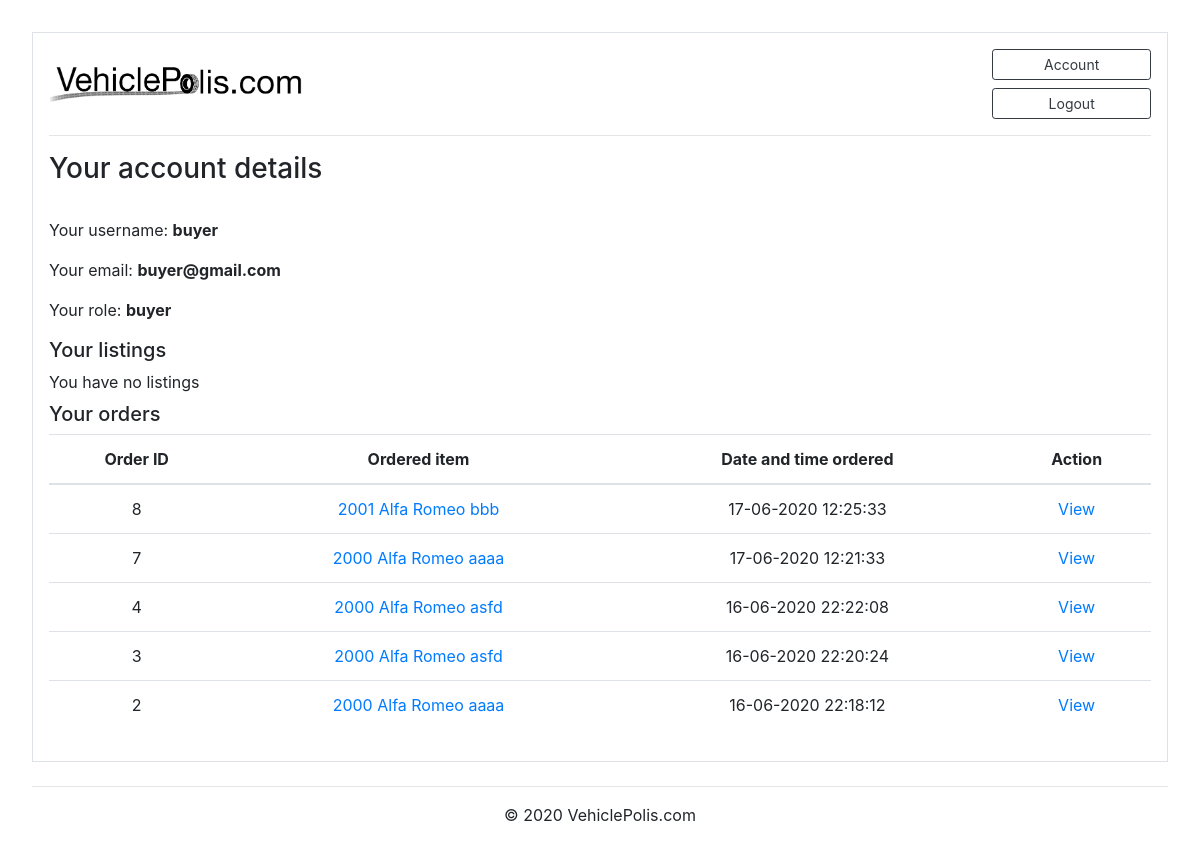
Page /account (signed in) on the earlier database version.
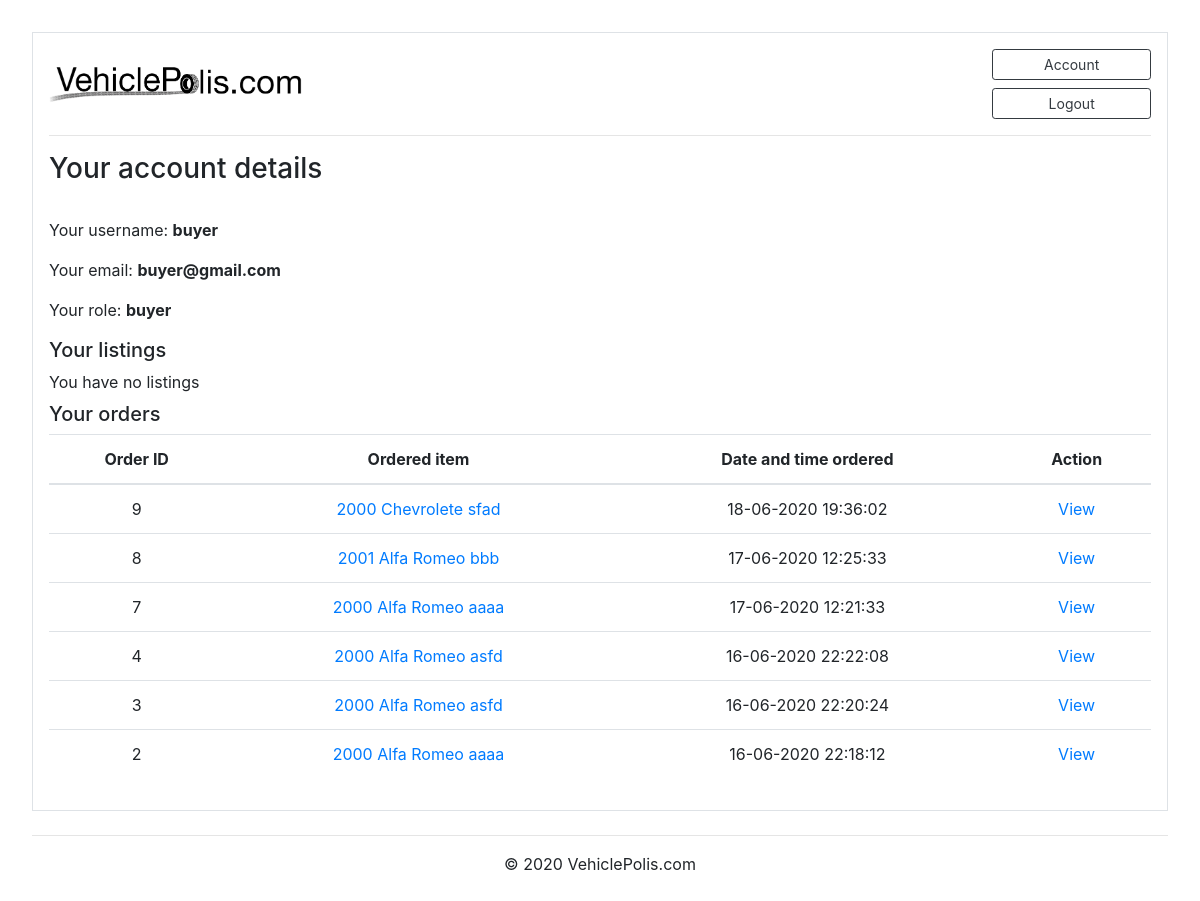
Same page on the later database version.
### marketplace/models.py (models this page shows, shortened)
class User(db.Model, UserMixin):
    id = db.Column(db.Integer, primary_key=True)
    username = db.Column(db.String(20), unique=True, nullable=False)
    email = db.Column(db.String(120), unique=True, nullable=False)
    password = db.Column(db.String(60), nullable=False)
    role = db.Column(db.String(10), unique=False, nullable=False) #not sure about this one, gotta figure out
    contact_number = db.Column(db.String(60), nullable=False)
    posts = db.relationship('Post', backref='author', lazy=True)
    orders = db.relationship('Order', backref='author', lazy=True)
    reviews = db.relationship('Review', backref='author', lazy=True)

class Order(db.Model):
    id = db.Column(db.Integer, primary_key=True)
    quantity = db.Column(db.Integer(), nullable=False)
    first_name = db.Column(db.String(100), nullable=False)
    last_name = db.Column(db.String(100), nullable=False)
    company_name = db.Column(db.String(100), nullable=True)
    address1 = db.Column(db.String(100), nullable=False)
    address2 = db.Column(db.String(100), nullable=False)
    suburb = db.Column(db.String(100), nullable=False)
    city = db.Column(db.String(100), nullable=False)
    state = db.Column(db.String(100), nullable=False)
    country = db.Column(db.String(100), nullable=False)
    phone = db.Column(db.String(100), nullable=False)
    email = db.Column(db.String(100), nullable=False)
    date_posted = db.Column(db.DateTime, nullable=False, default=datetime.now)
    item_id = db.Column(db.Integer, db.ForeignKey('post.id'), nullable=False)
    user_id = db.Column(db.Integer, db.ForeignKey('user.id'), nullable=False)
    reviews = db.relationship('Review', backref='order', lazy=True)

class Post(db.Model):
    id = db.Column(db.Integer, primary_key=True)
    condition = db.Column(db.String(100), nullable=False)
    title = db.Column(db.String(100), nullable=False)
    make = db.Column(db.String(100), nullable=False)
    model = db.Column(db.String(100), nullable=False)
    price = db.Column(db.Integer(), nullable=False)
    year = db.Column(db.Integer(), nullable=False)
    ODO = db.Column(db.Integer(), nullable=False)
    category = db.Column(db.String(100), nullable=False)
    fuel = db.Column(db.String(100), nullable=False)
    transmission = db.Column(db.String(100), nullable=False)
    quantity = db.Column(db.Integer(), nullable=False)
    date_posted = db.Column(db.DateTime, nullable=False, default=datetime.now)
    description = db.Column(db.Text, nullable=True)
    image_file = db.Column(db.String(20), nullable=False, default='default.png')
    user_id = db.Column(db.Integer, db.ForeignKey('user.id'), nullable=False)
    orders = db.relationship('Order', backref='item', lazy=True)
    reviews = db.relationship('Review', backref='item', lazy=True)

### marketplace/routes.py (the view)
@current_app.route("/account")
@login_required
def account():
    searchform = SearchForm()
    posts = Post.query.order_by(Post.id.desc()).filter(Post.author == current_user)
    orders = Order.query.order_by(Order.id.desc()).filter(Order.author == current_user)
    posts_count = Post.query.order_by(Post.id.desc()).filter(Post.author == current_user).count()
    orders_count = Order.query.order_by(Order.id.desc()).filter(Order.author == current_user).count()
    return render_template('account.html', searchform=searchform, posts=posts, orders=orders, posts_count=posts_count, orders_count=orders_count)

### marketplace/models.py (called while the page is built)
@login_manager.user_loader
def load_user(user_id):
    return User.query.get(int(user_id))

### marketplace/templates/account.html
{% extends "base.html" %}
{% block content %}
<h3 class="account-heading">Your account details</h3>
<br>
<p class="text"> Your username: <b>{{ current_user.username }}</p></b>
<p class="text"> Your email: <b>{{ current_user.email }}</p></b>
<p class="text"> Your role: <b>{{ current_user.role }}</p></b>
<h5>Your listings</h5>
{% if posts_count %}
  <table class="table text-center">
    <thead>
      <tr>
        <th>ID</th>
        <th>Info</th>
        <th>Date posted</th>
        <th>Action</th>
      </tr>
    </thead>
    <tbody>
        {% for post in posts %}
      <tr>
        <td>{{post.id}}</td>
        <td> <a href="{{ url_for('post', post_id=post.id) }}"> {{post.year}} {{post.make}} {{post.model}}</a></td>
        <td>{{ post.date_posted.strftime('%d-%m-%Y') }}</td>
        <td><a href="{{ url_for('update_post', post_id=post.id) }}">Edit</a>/<a href="{{ url_for('delete_post', post_id=post.id) }}">Delete</a></td>
      </tr>
      {% endfor %}
    </tbody>
  </table>
{% else %}
  <p class="mb-2">You have no listings</p>
{% endif %}
<h5>Your orders</h5>
{% if orders_count %}
<table class="table text-center">
  <thead>
    <tr>
      <th>Order ID</th>
      <th>Ordered item</th>
      <th>Date and time ordered</th>
      <th>Action</th>
    </tr>
  </thead>
  <tbody>
    {% for order in orders %}
      <tr>
        <td>{{order.id}}</td>
        <td> <a href="{{ url_for('post', post_id=order.item.id) }}"> {{order.item.year}} {{order.item.make}} {{order.item.model}}</a></td>
        <td>{{ order.date_posted.strftime('%d-%m-%Y %H:%M:%S') }}</td>
        <td><a href="{{ url_for('order_details', order_id=order.id) }}">View</a></td>
      </tr>
    {% endfor %}
  </tbody>
</table>
{% else %}
<p class="mb-2">You have no orders</p>
{% endif %}
{% endblock content %}

### marketplace/templates/base.html (shortened to what this page needs)
<!doctype html>
<html lang="en">
  <head>
    <link rel="stylesheet" href="https://stackpath.bootstrapcdn.com/bootstrap/4.4.1/css/bootstrap.min.css">
    <link rel="stylesheet" type="text/css" href="/static/CSS/styles.css">
  </head>
  <body>
    <div class="container p-3 my-3 border">
        <div class="row">
            <div class="col-md-4 col-lg-3 my-auto">
                <a href="{{ url_for('home') }}"><img src="/static/images/logo.png" class = "img-responsive" width = "100%"></a>
            </div>
            <div class="col-md-2 col-lg-2">
                {% if current_user.is_authenticated %}
                    <a href="{{url_for('account')}}" class="btn btn-outline-dark btn-block btn-sm">Account</a>
                    <a href="{{url_for('logout')}}" class="btn btn-outline-dark btn-block btn-sm">Logout</a>
                {% else %}
                    <a href="{{url_for('login')}}" class="btn btn-outline-dark btn-block btn-sm">Login</a>
                    <a href="{{url_for('register')}}" class="btn btn-outline-dark btn-block btn-sm">Register</a>
                {% endif %}
            </div>
        </div>
        <hr>
        <div class='content'>
            {% block content %}
            {% endblock %}
        </div>
    </div>
    <footer class="footer">
        <hr class="mb-3 mt-4">
        <p class="text-center">© 2020 VehiclePolis.com</p>
    </footer>
  </body>
</html>

### marketplace/static/CSS/styles.css (style rules this page uses)
body { margin:2rem; }

Differences in the rows shown:
added Order: id "9", item.year "2000", item.make "Chevrolete", item.model "sfad", date_posted "18-06-2020 19:36:02"
